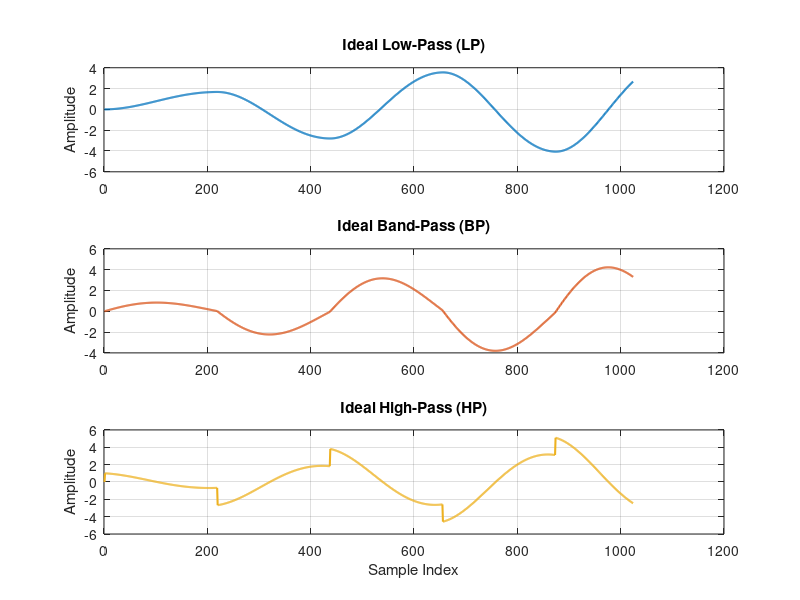

The MATLAB source for this figure:
%% Chamberlin_SVF_perf.m
% Ideal, continuous floating-point simulation of a Chamberlin SVF
clear; clc; close all;

% --- 1. Simulation Parameters ---
fs        = 48000;       % Sample Rate (Hz)
total_len = 1024;        % Number of samples
f_target  = 110;         % Oscillator Frequency (Hz)
fc        = 110;         % Filter Cutoff (Hz)
Q         = 4.0;         % Filter Resonance

% --- 2. Generate Ideal Input Signal ---
% Creating an ideal square wave using the sign function oscillating at f_target
t = (0:total_len-1) / fs;
x = sign(sin(2 * pi * f_target * t)); 

% --- 3. Calculate Ideal Filter Coefficients ---
% These are the exact floating-point equivalents of your F_coeff and Damp
F_ideal = 2 * sin(pi * fc / fs);
q_ideal = 1 / Q;

% --- 4. Pre-allocate Output Arrays ---
HP = zeros(1, total_len);
BP = zeros(1, total_len);
LP = zeros(1, total_len);

% Internal state variables (Delay registers Z^-1)
lp_state = 0;
bp_state = 0;

% --- 5. Pure Floating-Point Processing Loop ---
fprintf('Running Ideal Floating-Point SVF...\n');

for n = 1:total_len
    
    % Core Chamberlin SVF topology
    % Notice how directly this maps to: HP = Input - LP - (Damp * BP)
    hp_val = x(n) - lp_state - (q_ideal * bp_state);
    
    % First Integrator
    bp_val = bp_state + (F_ideal * hp_val);
    
    % Second Integrator
    lp_val = lp_state + (F_ideal * bp_val);
    
    % Store the current outputs
    HP(n) = hp_val;
    BP(n) = bp_val;
    LP(n) = lp_val;
    
    % Update the delay states for the next clock cycle (n+1)
    lp_state = lp_val;
    bp_state = bp_val;
end

% --- 6. Plot the Ideal Waveforms ---
figure('Name', 'Ideal Floating-Point Chamberlin SVF', 'Position', [100, 100, 800, 700]);

subplot(3, 1, 1);
plot(LP, 'LineWidth', 1.5, 'Color', '#0072BD');
title('Ideal Low-Pass (LP)');
ylabel('Amplitude');
grid on;

subplot(3, 1, 2);
plot(BP, 'LineWidth', 1.5, 'Color', '#D95319');
title('Ideal Band-Pass (BP)');
ylabel('Amplitude');
grid on;

subplot(3, 1, 3);
plot(HP, 'LineWidth', 1.5, 'Color', '#EDB120');
title('Ideal High-Pass (HP)');
xlabel('Sample Index');
ylabel('Amplitude');
grid on;

fprintf('Plot generated successfully.\n');
